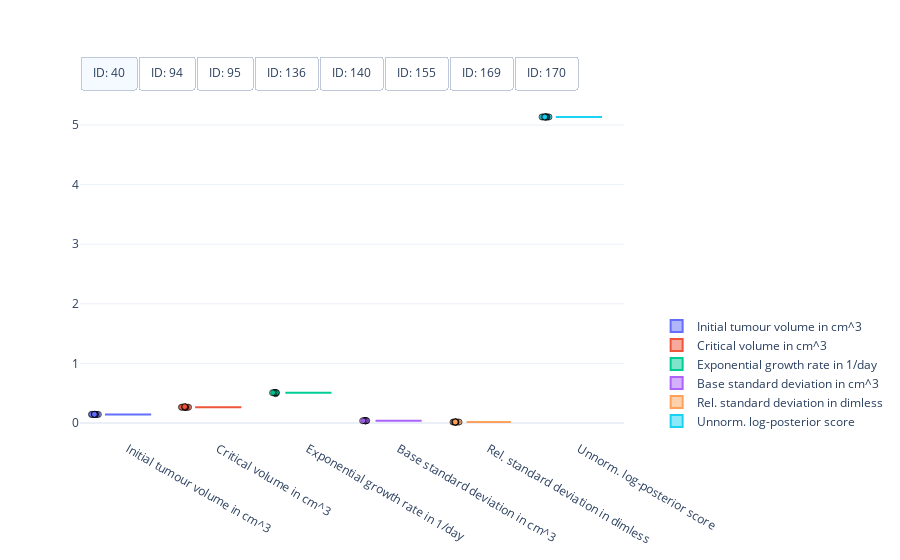

The notebook cell this image was saved under:
### Code cell
#
# Visualisation of the spread of optimised model parameters for multiple runs from different initial points.
#
# This cell needs the above optimised parameters, and their respective objective function scores, as well as the data
# [mouse_parameters_combined_noise, log_posterior_scores_combined_noise, data]
#

import plotly.colors
import plotly.graph_objects as go


# Get mouse ids
mouse_ids = data['#ID'].unique()

# Get number of parameters + score (for visualisation)
n_params = mouse_parameters_combined_noise.shape[2] + 1

# Define colorscheme
colors = plotly.colors.qualitative.Plotly[:n_params]

# Get optimised parameters
optimised_parameters = mouse_parameters_combined_noise

# Get optimised parameters
scores = log_posterior_scores_combined_noise

# Create figure
fig = go.Figure()

# Box plot of optimised model parameters
for index, id_m in enumerate(mouse_ids):
    # Get optimised parameters
    parameters = optimised_parameters[index, ...]

    # Get scores
    score = scores[index, :]

    # Create box plot of for initial tumour volume
    fig.add_trace(
        go.Box(
            y=parameters[:, 0],  
            name="Initial tumour volume in cm^3",
            boxpoints='all',
            jitter=0.2,
            pointpos=-1.5,
            visible=True if index == 0 else False,
            marker=dict(
                symbol='circle',
                opacity=0.7,
                line=dict(color='black', width=1)),
            marker_color=colors[0],
            line_color=colors[0]))

    # Create box plot for critical volume
    fig.add_trace(
        go.Box(
            y=parameters[:, 1],  
            name="Critical volume in cm^3",
            boxpoints='all',
            jitter=0.2,
            pointpos=-1.5,
            visible=True if index == 0 else False,
            marker=dict(
                symbol='circle',
                opacity=0.7,
                line=dict(color='black', width=1)),
            marker_color=colors[1],
            line_color=colors[1]))

    # Create box plot of for exponential tumour growth
    fig.add_trace(
        go.Box(
            y=parameters[:, 2],  
            name="Exponential growth rate in 1/day",
            boxpoints='all',
            jitter=0.2,
            pointpos=-1.5,
            visible=True if index == 0 else False,
            marker=dict(
                symbol='circle',
                opacity=0.7,
                line=dict(color='black', width=1)),
            marker_color=colors[2],
            line_color=colors[2]))

    # Create box plot for sigma_base
    fig.add_trace(
        go.Box(
            y=parameters[:, 3],  
            name="Base standard deviation in cm^3",
            boxpoints='all',
            jitter=0.2,
            pointpos=-1.5,
            visible=True if index == 0 else False,
            marker=dict(
                symbol='circle',
                opacity=0.7,
                line=dict(color='black', width=1)),
            marker_color=colors[3],
            line_color=colors[3]))

    # Create box plot for sigma_rel
    fig.add_trace(
        go.Box(
            y=parameters[:, 4],  
            name="Rel. standard deviation in dimless",
            boxpoints='all',
            jitter=0.2,
            pointpos=-1.5,
            visible=True if index == 0 else False,
            marker=dict(
                symbol='circle',
                opacity=0.7,
                line=dict(color='black', width=1)),
            marker_color=colors[4],
            line_color=colors[4]))
    
    # Create box plot of for objective function score
    fig.add_trace(
        go.Box(
            y=score,  
            name="Unnorm. log-posterior score",
            boxpoints='all',
            jitter=0.2,
            pointpos=-1.5,
            visible=True if index == 0 else False,
            marker=dict(
                symbol='circle',
                opacity=0.7,
                line=dict(color='black', width=1)),
            marker_color=colors[5],
            line_color=colors[5]))

# Set figure size
fig.update_layout(
    autosize=True,
    template="plotly_white")

# Add switch between mice
fig.update_layout(
    updatemenus=[
        dict(
            type = "buttons",
            direction = "right",
            buttons=list([
                dict(
                    args=[{"visible": [True]*6 + [False]*(6 * 7)}],
                    label="ID: %d" % mouse_ids[0],
                    method="restyle"
                ),
                dict(
                    args=[{"visible": [False]*6 + [True]*6 + [False]*(6 * 6)}],
                    label="ID: %d" % mouse_ids[1],
                    method="restyle"
                ),
                dict(
                    args=[{"visible": [False]*(6 * 2) + [True]*6 + [False]*(6 * 5)}],
                    label="ID: %d" % mouse_ids[2],
                    method="restyle"
                ),
                dict(
                    args=[{"visible": [False]*(6 * 3) + [True]*6 + [False]*(6 * 4)}],
                    label="ID: %d" % mouse_ids[3],
                    method="restyle"
                ),
                dict(
                    args=[{"visible": [False]*(6 * 4) + [True]*6 + [False]*(6 * 3)}],
                    label="ID: %d" % mouse_ids[4],
                    method="restyle"
                ),
                dict(
                    args=[{"visible": [False]*(6 * 5) + [True]*6 + [False]*(6 * 2)}],
                    label="ID: %d" % mouse_ids[5],
                    method="restyle"
                ),
                dict(
                    args=[{"visible": [False]*(6 * 6) + [True]*6 + [False]* 6}],
                    label="ID: %d" % mouse_ids[6],
                    method="restyle"
                ),
                dict(
                    args=[{"visible": [False]*(6 * 7) + [True]*6}],
                    label="ID: %d" % mouse_ids[7],
                    method="restyle"
                )
            ]),
            pad={"r": 0, "t": -10},
            showactive=True,
            x=0.0,
            xanchor="left",
            y=1.1,
            yanchor="top"
        )
    ]
)

# Position legend
fig.update_layout(legend=dict(
    yanchor="bottom",
    y=0.01,
    xanchor="left",
    x=1.06))

# Show figure
fig.show()

### Figure 1 — Plotly figure (JSON) as saved in the notebook; plotly's stock layout.template omitted (floating-point values rounded to 4 significant figures)
{"data": [{"boxpoints": "all", "jitter": 0.2, "line": {"color": "#636EFA"}, "marker": {"color": "#636EFA", "line": {"color": "black", "width": 1}, "opacity": 0.7, "symbol": "circle"}, "name": "Initial tumour volume in cm^3", "pointpos": -1.5, "type": "box", "visible": true, "y": [0.1441, 0.1439, 0.1441, 0.1441, 0.1439, 0.1439, 0.1459, 0.1441, 0.1441, 0.1441]}, {"boxpoints": "all", "jitter": 0.2, "line": {"color": "#EF553B"}, "marker": {"color": "#EF553B", "line": {"color": "black", "width": 1}, "opacity": 0.7, "symbol": "circle"}, "name": "Critical volume in cm^3", "pointpos": -1.5, "type": "box", "visible": true, "y": [0.2644, 0.264, 0.2645, 0.2644, 0.264, 0.264, 0.2768, 0.2644, 0.2644, 0.2644]}, {"boxpoints": "all", "jitter": 0.2, "line": {"color": "#00CC96"}, "marker": {"color": "#00CC96", "line": {"color": "black", "width": 1}, "opacity": 0.7, "symbol": "circle"}, "name": "Exponential growth rate in 1/day", "pointpos": -1.5, "type": "box", "visible": true, "y": [0.5081, 0.5087, 0.508, 0.5081, 0.5087, 0.5087, 0.4911, 0.5081, 0.5081, 0.5081]}, {"boxpoints": "all", "jitter": 0.2, "line": {"color": "#AB63FA"}, "marker": {"color": "#AB63FA", "line": {"color": "black", "width": 1}, "opacity": 0.7, "symbol": "circle"}, "name": "Base standard deviation in cm^3", "pointpos": -1.5, "type": "box", "visible": true, "y": [0.03808, 0.0381, 0.03793, 0.03808, 0.0381, 0.0381, 0.03715, 0.03808, 0.03808, 0.03808]}, {"boxpoints": "all", "jitter": 0.2, "line": {"color": "#FFA15A"}, "marker": {"color": "#FFA15A", "line": {"color": "black", "width": 1}, "opacity": 0.7, "symbol": "circle"}, "name": "Rel. standard deviation in dimless", "pointpos": -1.5, "type": "box", "visible": true, "y": [0.01587, 0.01585, 0.01599, 0.01587, 0.01585, 0.01585, 0.0168, 0.01587, 0.01587, 0.01587]}, {"boxpoints": "all", "jitter": 0.2, "line": {"color": "#19D3F3"}, "marker": {"color": "#19D3F3", "line": {"color": "black", "width": 1}, "opacity": 0.7, "symbol": "circle"}, "name": "Unnorm. log-posterior score", "pointpos": -1.5, "type": "box", "visible": true, "y": [5.136, 5.136, 5.136, 5.136, 5.136, 5.136, 5.137, 5.136, 5.136, 5.136]}, {"boxpoints": "all", "jitter": 0.2, "line": {"color": "#636EFA"}, "marker": {"color": "#636EFA", "line": {"color": "black", "width": 1}, "opacity": 0.7, "symbol": "circle"}, "name": "Initial tumour volume in cm^3", "pointpos": -1.5, "type": "box", "visible": false, "y": [0.07325, 0.07325, 0.07325, 0.07325, 0.07334, 0.07325, 0.07316, 0.07325, 0.07325, 0.07325]}, {"boxpoints": "all", "jitter": 0.2, "line": {"color": "#EF553B"}, "marker": {"color": "#EF553B", "line": {"color": "black", "width": 1}, "opacity": 0.7, "symbol": "circle"}, "name": "Critical volume in cm^3", "pointpos": -1.5, "type": "box", "visible": false, "y": [0.05611, 0.05611, 0.05611, 0.05611, 0.05745, 0.05611, 0.05461, 0.05611, 0.05611, 0.05611]}, {"boxpoints": "all", "jitter": 0.2, "line": {"color": "#00CC96"}, "marker": {"color": "#00CC96", "line": {"color": "black", "width": 1}, "opacity": 0.7, "symbol": "circle"}, "name": "Exponential growth rate in 1/day", "pointpos": -1.5, "type": "box", "visible": false, "y": [0.3584, 0.3584, 0.3584, 0.3584, 0.352, 0.3584, 0.366, 0.3584, 0.3584, 0.3584]}, {"boxpoints": "all", "jitter": 0.2, "line": {"color": "#AB63FA"}, "marker": {"color": "#AB63FA", "line": {"color": "black", "width": 1}, "opacity": 0.7, "symbol": "circle"}, "name": "Base standard deviation in cm^3", "pointpos": -1.5, "type": "box", "visible": false, "y": [3.138e-14, 2.312e-14, 1.468e-13, 5.568e-14, 1.497e-13, 4.021e-14, 9.182e-13, 2.578e-14, 1.945e-13, 3.871e-14]}, {"boxpoints": "all", "jitter": 0.2, "line": {"color": "#FFA15A"}, "marker": {"color": "#FFA15A", "line": {"color": "black", "width": 1}, "opacity": 0.7, "symbol": "circle"}, "name": "Rel. standard deviation in dimless", "pointpos": -1.5, "type": "box", "visible": false, "y": [0.07164, 0.07164, 0.07164, 0.07164, 0.07168, 0.07164, 0.07164, 0.07164, 0.07164, 0.07164]}, {"boxpoints": "all", "jitter": 0.2, "line": {"color": "#19D3F3"}, "marker": {"color": "#19D3F3", "line": {"color": "black", "width": 1}, "opacity": 0.7, "symbol": "circle"}, "name": "Unnorm. log-posterior score", "pointpos": -1.5, "type": "box", "visible": false, "y": [26.26, 26.26, 26.26, 26.26, 26.25, 26.26, 26.26, 26.26, 26.26, 26.26]}, {"boxpoints": "all", "jitter": 0.2, "line": {"color": "#636EFA"}, "marker": {"color": "#636EFA", "line": {"color": "black", "width": 1}, "opacity": 0.7, "symbol": "circle"}, "name": "Initial tumour volume in cm^3", "pointpos": -1.5, "type": "box", "visible": false, "y": [0.2414, 0.1968, 0.2414, 0.1968, 0.1968, 0.1968, 0.1968, 0.1968, 0.1968, 0.2414]}, {"boxpoints": "all", "jitter": 0.2, "line": {"color": "#EF553B"}, "marker": {"color": "#EF553B", "line": {"color": "black", "width": 1}, "opacity": 0.7, "symbol": "circle"}, "name": "Critical volume in cm^3", "pointpos": -1.5, "type": "box", "visible": false, "y": [1000.0, 1.043, 1000.0, 1.043, 1.043, 1.043, 1.043, 1.043, 1.043, 1000.0]}, {"boxpoints": "all", "jitter": 0.2, "line": {"color": "#00CC96"}, "marker": {"color": "#00CC96", "line": {"color": "black", "width": 1}, "opacity": 0.7, "symbol": "circle"}, "name": "Exponential growth rate in 1/day", "pointpos": -1.5, "type": "box", "visible": false, "y": [0.1056, 0.1907, 0.1056, 0.1907, 0.1907, 0.1907, 0.1907, 0.1907, 0.1907, 0.1056]}, {"boxpoints": "all", "jitter": 0.2, "line": {"color": "#AB63FA"}, "marker": {"color": "#AB63FA", "line": {"color": "black", "width": 1}, "opacity": 0.7, "symbol": "circle"}, "name": "Base standard deviation in cm^3", "pointpos": -1.5, "type": "box", "visible": false, "y": [0.05271, 4.585e-13, 0.05271, 4.874e-13, 3.306e-13, 6.864e-13, 6.718e-14, 1.699e-13, 1.376e-13, 0.05271]}, {"boxpoints": "all", "jitter": 0.2, "line": {"color": "#FFA15A"}, "marker": {"color": "#FFA15A", "line": {"color": "black", "width": 1}, "opacity": 0.7, "symbol": "circle"}, "name": "Rel. standard deviation in dimless", "pointpos": -1.5, "type": "box", "visible": false, "y": [0.05478, 0.1418, 0.05478, 0.1418, 0.1418, 0.1418, 0.1418, 0.1418, 0.1418, 0.05478]}, {"boxpoints": "all", "jitter": 0.2, "line": {"color": "#19D3F3"}, "marker": {"color": "#19D3F3", "line": {"color": "black", "width": 1}, "opacity": 0.7, "symbol": "circle"}, "name": "Unnorm. log-posterior score", "pointpos": -1.5, "type": "box", "visible": false, "y": [-0.7524, -1.05, -0.7524, -1.05, -1.05, -1.05, -1.05, -1.05, -1.05, -0.7524]}, {"boxpoints": "all", "jitter": 0.2, "line": {"color": "#636EFA"}, "marker": {"color": "#636EFA", "line": {"color": "black", "width": 1}, "opacity": 0.7, "symbol": "circle"}, "name": "Initial tumour volume in cm^3", "pointpos": -1.5, "type": "box", "visible": false, "y": [0.1335, 0.001002, 0.1331, 0.1335, 0.1335, 0.1335, 0.1335, 0.1335, 0.1335, 0.1331]}, {"boxpoints": "all", "jitter": 0.2, "line": {"color": "#EF553B"}, "marker": {"color": "#EF553B", "line": {"color": "black", "width": 1}, "opacity": 0.7, "symbol": "circle"}, "name": "Critical volume in cm^3", "pointpos": -1.5, "type": "box", "visible": false, "y": [0.6425, 0.003629, 0.6242, 0.6425, 0.6425, 0.6425, 0.6425, 0.6425, 0.6425, 0.6242]}, {"boxpoints": "all", "jitter": 0.2, "line": {"color": "#00CC96"}, "marker": {"color": "#00CC96", "line": {"color": "black", "width": 1}, "opacity": 0.7, "symbol": "circle"}, "name": "Exponential growth rate in 1/day", "pointpos": -1.5, "type": "box", "visible": false, "y": [0.1396, 11.75, 0.1413, 0.1396, 0.1396, 0.1396, 0.1396, 0.1396, 0.1396, 0.1413]}, {"boxpoints": "all", "jitter": 0.2, "line": {"color": "#AB63FA"}, "marker": {"color": "#AB63FA", "line": {"color": "black", "width": 1}, "opacity": 0.7, "symbol": "circle"}, "name": "Base standard deviation in cm^3", "pointpos": -1.5, "type": "box", "visible": false, "y": [0.004279, 0.07548, 0.004084, 0.004279, 0.004279, 0.004279, 0.004279, 0.004279, 0.004279, 0.004084]}, {"boxpoints": "all", "jitter": 0.2, "line": {"color": "#FFA15A"}, "marker": {"color": "#FFA15A", "line": {"color": "black", "width": 1}, "opacity": 0.7, "symbol": "circle"}, "name": "Rel. standard deviation in dimless", "pointpos": -1.5, "type": "box", "visible": false, "y": [0.06794, 0.01835, 0.06842, 0.06794, 0.06794, 0.06794, 0.06794, 0.06794, 0.06794, 0.06842]}, {"boxpoints": "all", "jitter": 0.2, "line": {"color": "#19D3F3"}, "marker": {"color": "#19D3F3", "line": {"color": "black", "width": 1}, "opacity": 0.7, "symbol": "circle"}, "name": "Unnorm. log-posterior score", "pointpos": -1.5, "type": "box", "visible": false, "y": [15.67, 4.53, 15.67, 15.67, 15.67, 15.67, 15.67, 15.67, 15.67, 15.67]}, {"boxpoints": "all", "jitter": 0.2, "line": {"color": "#636EFA"}, "marker": {"color": "#636EFA", "line": {"color": "black", "width": 1}, "opacity": 0.7, "symbol": "circle"}, "name": "Initial tumour volume in cm^3", "pointpos": -1.5, "type": "box", "visible": false, "y": [0.1093, 0.1093, 0.1093, 0.1093, 0.1093, 0.1093, 0.1093, 0.1093, 0.1093, 0.1093]}, {"boxpoints": "all", "jitter": 0.2, "line": {"color": "#EF553B"}, "marker": {"color": "#EF553B", "line": {"color": "black", "width": 1}, "opacity": 0.7, "symbol": "circle"}, "name": "Critical volume in cm^3", "pointpos": -1.5, "type": "box", "visible": false, "y": [1000.0, 1000.0, 1000.0, 1000.0, 1000.0, 1000.0, 1000.0, 1000.0, 1000.0, 1000.0]}, {"boxpoints": "all", "jitter": 0.2, "line": {"color": "#00CC96"}, "marker": {"color": "#00CC96", "line": {"color": "black", "width": 1}, "opacity": 0.7, "symbol": "circle"}, "name": "Exponential growth rate in 1/day", "pointpos": -1.5, "type": "box", "visible": false, "y": [0.0973, 0.0973, 0.0973, 0.0973, 0.0973, 0.0973, 0.0973, 0.0973, 0.0973, 0.0973]}, {"boxpoints": "all", "jitter": 0.2, "line": {"color": "#AB63FA"}, "marker": {"color": "#AB63FA", "line": {"color": "black", "width": 1}, "opacity": 0.7, "symbol": "circle"}, "name": "Base standard deviation in cm^3", "pointpos": -1.5, "type": "box", "visible": false, "y": [0.0125, 0.0125, 0.0125, 0.0125, 0.0125, 0.0125, 0.0125, 0.0125, 0.0125, 0.0125]}, {"boxpoints": "all", "jitter": 0.2, "line": {"color": "#FFA15A"}, "marker": {"color": "#FFA15A", "line": {"color": "black", "width": 1}, "opacity": 0.7, "symbol": "circle"}, "name": "Rel. standard deviation in dimless", "pointpos": -1.5, "type": "box", "visible": false, "y": [0.1145, 0.1145, 0.1145, 0.1145, 0.1145, 0.1145, 0.1145, 0.1145, 0.1145, 0.1145]}, {"boxpoints": "all", "jitter": 0.2, "line": {"color": "#19D3F3"}, "marker": {"color": "#19D3F3", "line": {"color": "black", "width": 1}, "opacity": 0.7, "symbol": "circle"}, "name": "Unnorm. log-posterior score", "pointpos": -1.5, "type": "box", "visible": false, "y": [7.46, 7.46, 7.46, 7.46, 7.46, 7.46, 7.46, 7.46, 7.46, 7.46]}, {"boxpoints": "all", "jitter": 0.2, "line": {"color": "#636EFA"}, "marker": {"color": "#636EFA", "line": {"color": "black", "width": 1}, "opacity": 0.7, "symbol": "circle"}, "name": "Initial tumour volume in cm^3", "pointpos": -1.5, "type": "box", "visible": false, "y": [0.1002, 0.1002, 0.1002, 0.1004, 0.1003, 0.1001, 0.1003, 0.1002, 0.1004, 0.1002]}, {"boxpoints": "all", "jitter": 0.2, "line": {"color": "#EF553B"}, "marker": {"color": "#EF553B", "line": {"color": "black", "width": 1}, "opacity": 0.7, "symbol": "circle"}, "name": "Critical volume in cm^3", "pointpos": -1.5, "type": "box", "visible": false, "y": [0.1222, 0.1223, 0.1223, 0.1225, 0.1224, 0.1182, 0.123, 0.1223, 0.1225, 0.1223]}, {"boxpoints": "all", "jitter": 0.2, "line": {"color": "#00CC96"}, "marker": {"color": "#00CC96", "line": {"color": "black", "width": 1}, "opacity": 0.7, "symbol": "circle"}, "name": "Exponential growth rate in 1/day", "pointpos": -1.5, "type": "box", "visible": false, "y": [0.7564, 0.7568, 0.7564, 0.7556, 0.756, 0.7763, 0.7527, 0.7564, 0.755, 0.7564]}, {"boxpoints": "all", "jitter": 0.2, "line": {"color": "#AB63FA"}, "marker": {"color": "#AB63FA", "line": {"color": "black", "width": 1}, "opacity": 0.7, "symbol": "circle"}, "name": "Base standard deviation in cm^3", "pointpos": -1.5, "type": "box", "visible": false, "y": [8.964e-11, 1.856e-06, 4.618e-12, 1.954e-06, 3.095e-07, 4.288e-12, 1e-11, 2.309e-11, 5.974e-06, 5.38e-12]}, {"boxpoints": "all", "jitter": 0.2, "line": {"color": "#FFA15A"}, "marker": {"color": "#FFA15A", "line": {"color": "black", "width": 1}, "opacity": 0.7, "symbol": "circle"}, "name": "Rel. standard deviation in dimless", "pointpos": -1.5, "type": "box", "visible": false, "y": [0.1373, 0.1373, 0.1373, 0.1378, 0.137, 0.1373, 0.1373, 0.1373, 0.1369, 0.1373]}, {"boxpoints": "all", "jitter": 0.2, "line": {"color": "#19D3F3"}, "marker": {"color": "#19D3F3", "line": {"color": "black", "width": 1}, "opacity": 0.7, "symbol": "circle"}, "name": "Unnorm. log-posterior score", "pointpos": -1.5, "type": "box", "visible": false, "y": [0.4784, 0.4784, 0.4784, 0.4791, 0.4793, 0.4766, 0.478, 0.4784, 0.4791, 0.4784]}, {"boxpoints": "all", "jitter": 0.2, "line": {"color": "#636EFA"}, "marker": {"color": "#636EFA", "line": {"color": "black", "width": 1}, "opacity": 0.7, "symbol": "circle"}, "name": "Initial tumour volume in cm^3", "pointpos": -1.5, "type": "box", "visible": false, "y": [0.1234, 0.1234, 0.1234, 0.1234, 0.1234, 0.1234, 0.001166, 0.1234, 0.1234, 0.1233]}, {"boxpoints": "all", "jitter": 0.2, "line": {"color": "#EF553B"}, "marker": {"color": "#EF553B", "line": {"color": "black", "width": 1}, "opacity": 0.7, "symbol": "circle"}, "name": "Critical volume in cm^3", "pointpos": -1.5, "type": "box", "visible": false, "y": [0.8126, 0.8126, 0.8126, 0.8126, 0.8126, 0.8126, 0.001002, 0.8126, 0.8126, 0.8045]}, {"boxpoints": "all", "jitter": 0.2, "line": {"color": "#00CC96"}, "marker": {"color": "#00CC96", "line": {"color": "black", "width": 1}, "opacity": 0.7, "symbol": "circle"}, "name": "Exponential growth rate in 1/day", "pointpos": -1.5, "type": "box", "visible": false, "y": [0.08723, 0.08723, 0.08723, 0.08723, 0.08723, 0.08723, 24.66, 0.08723, 0.08723, 0.0875]}, {"boxpoints": "all", "jitter": 0.2, "line": {"color": "#AB63FA"}, "marker": {"color": "#AB63FA", "line": {"color": "black", "width": 1}, "opacity": 0.7, "symbol": "circle"}, "name": "Base standard deviation in cm^3", "pointpos": -1.5, "type": "box", "visible": false, "y": [0.005574, 0.005574, 0.005574, 0.005574, 0.005574, 0.005574, 0.05133, 0.005574, 0.005574, 0.00554]}, {"boxpoints": "all", "jitter": 0.2, "line": {"color": "#FFA15A"}, "marker": {"color": "#FFA15A", "line": {"color": "black", "width": 1}, "opacity": 0.7, "symbol": "circle"}, "name": "Rel. standard deviation in dimless", "pointpos": -1.5, "type": "box", "visible": false, "y": [0.02129, 0.02129, 0.02129, 0.02129, 0.02129, 0.02129, 8.977e-09, 0.02129, 0.02129, 0.0214]}, {"boxpoints": "all", "jitter": 0.2, "line": {"color": "#19D3F3"}, "marker": {"color": "#19D3F3", "line": {"color": "black", "width": 1}, "opacity": 0.7, "symbol": "circle"}, "name": "Unnorm. log-posterior score", "pointpos": -1.5, "type": "box", "visible": false, "y": [30.99, 30.99, 30.99, 30.99, 30.99, 30.99, 11.83, 30.99, 30.99, 30.98]}, {"boxpoints": "all", "jitter": 0.2, "line": {"color": "#636EFA"}, "marker": {"color": "#636EFA", "line": {"color": "black", "width": 1}, "opacity": 0.7, "symbol": "circle"}, "name": "Initial tumour volume in cm^3", "pointpos": -1.5, "type": "box", "visible": false, "y": [0.0869, 0.0869, 0.0869, 0.0869, 0.0869, 0.0869, 0.0869, 0.0869, 0.0869, 0.0869]}, {"boxpoints": "all", "jitter": 0.2, "line": {"color": "#EF553B"}, "marker": {"color": "#EF553B", "line": {"color": "black", "width": 1}, "opacity": 0.7, "symbol": "circle"}, "name": "Critical volume in cm^3", "pointpos": -1.5, "type": "box", "visible": false, "y": [2.575, 2.575, 2.575, 2.575, 2.575, 2.575, 2.575, 2.575, 2.575, 2.575]}, {"boxpoints": "all", "jitter": 0.2, "line": {"color": "#00CC96"}, "marker": {"color": "#00CC96", "line": {"color": "black", "width": 1}, "opacity": 0.7, "symbol": "circle"}, "name": "Exponential growth rate in 1/day", "pointpos": -1.5, "type": "box", "visible": false, "y": [0.07263, 0.07263, 0.07263, 0.07263, 0.07263, 0.07263, 0.07263, 0.07263, 0.07263, 0.07263]}, {"boxpoints": "all", "jitter": 0.2, "line": {"color": "#AB63FA"}, "marker": {"color": "#AB63FA", "line": {"color": "black", "width": 1}, "opacity": 0.7, "symbol": "circle"}, "name": "Base standard deviation in cm^3", "pointpos": -1.5, "type": "box", "visible": false, "y": [0.01175, 0.01175, 0.01175, 0.01175, 0.01175, 0.01175, 0.01175, 0.01175, 0.01175, 0.01175]}, {"boxpoints": "all", "jitter": 0.2, "line": {"color": "#FFA15A"}, "marker": {"color": "#FFA15A", "line": {"color": "black", "width": 1}, "opacity": 0.7, "symbol": "circle"}, "name": "Rel. standard deviation in dimless", "pointpos": -1.5, "type": "box", "visible": false, "y": [0.00391, 0.00391, 0.00391, 0.00391, 0.00391, 0.00391, 0.00391, 0.00391, 0.00391, 0.00391]}, {"boxpoints": "all", "jitter": 0.2, "line": {"color": "#19D3F3"}, "marker": {"color": "#19D3F3", "line": {"color": "black", "width": 1}, "opacity": 0.7, "symbol": "circle"}, "name": "Unnorm. log-posterior score", "pointpos": -1.5, "type": "box", "visible": false, "y": [31.22, 31.22, 31.22, 31.22, 31.22, 31.22, 31.22, 31.22, 31.22, 31.22]}], "layout": {"autosize": true, "legend": {"x": 1.06, "xanchor": "left", "y": 0.01, "yanchor": "bottom"}, "updatemenus": [{"buttons": [{"args": [{"visible": [true, true, true, true, true, true, false, false, false, false, false, false, false, false, false, false, false, false, false, false, false, false, false, false, false, false, false, false, false, false, false, false, false, false, false, false, false, false, false, false, false, false, false, false, false, false, false, false]}], "label": "ID: 40", "method": "restyle"}, {"args": [{"visible": [false, false, false, false, false, false, true, true, true, true, true, true, false, false, false, false, false, false, false, false, false, false, false, false, false, false, false, false, false, false, false, false, false, false, false, false, false, false, false, false, false, false, false, false, false, false, false, false]}], "label": "ID: 94", "method": "restyle"}, {"args": [{"visible": [false, false, false, false, false, false, false, false, false, false, false, false, true, true, true, true, true, true, false, false, false, false, false, false, false, false, false, false, false, false, false, false, false, false, false, false, false, false, false, false, false, false, false, false, false, false, false, false]}], "label": "ID: 95", "method": "restyle"}, {"args": [{"visible": [false, false, false, false, false, false, false, false, false, false, false, false, false, false, false, false, false, false, true, true, true, true, true, true, false, false, false, false, false, false, false, false, false, false, false, false, false, false, false, false, false, false, false, false, false, false, false, false]}], "label": "ID: 136", "method": "restyle"}, {"args": [{"visible": [false, false, false, false, false, false, false, false, false, false, false, false, false, false, false, false, false, false, false, false, false, false, false, false, true, true, true, true, true, true, false, false, false, false, false, false, false, false, false, false, false, false, false, false, false, false, false, false]}], "label": "ID: 140", "method": "restyle"}, {"args": [{"visible": [false, false, false, false, false, false, false, false, false, false, false, false, false, false, false, false, false, false, false, false, false, false, false, false, false, false, false, false, false, false, true, true, true, true, true, true, false, false, false, false, false, false, false, false, false, false, false, false]}], "label": "ID: 155", "method": "restyle"}, {"args": [{"visible": [false, false, false, false, false, false, false, false, false, false, false, false, false, false, false, false, false, false, false, false, false, false, false, false, false, false, false, false, false, false, false, false, false, false, false, false, true, true, true, true, true, true, false, false, false, false, false, false]}], "label": "ID: 169", "method": "restyle"}, {"args": [{"visible": [false, false, false, false, false, false, false, false, false, false, false, false, false, false, false, false, false, false, false, false, false, false, false, false, false, false, false, false, false, false, false, false, false, false, false, false, false, false, false, false, false, false, true, true, true, true, true, true]}], "label": "ID: 170", "method": "restyle"}], "direction": "right", "pad": {"r": 0, "t": -10}, "showactive": true, "type": "buttons", "x": 0, "xanchor": "left", "y": 1.1, "yanchor": "top"}]}}
